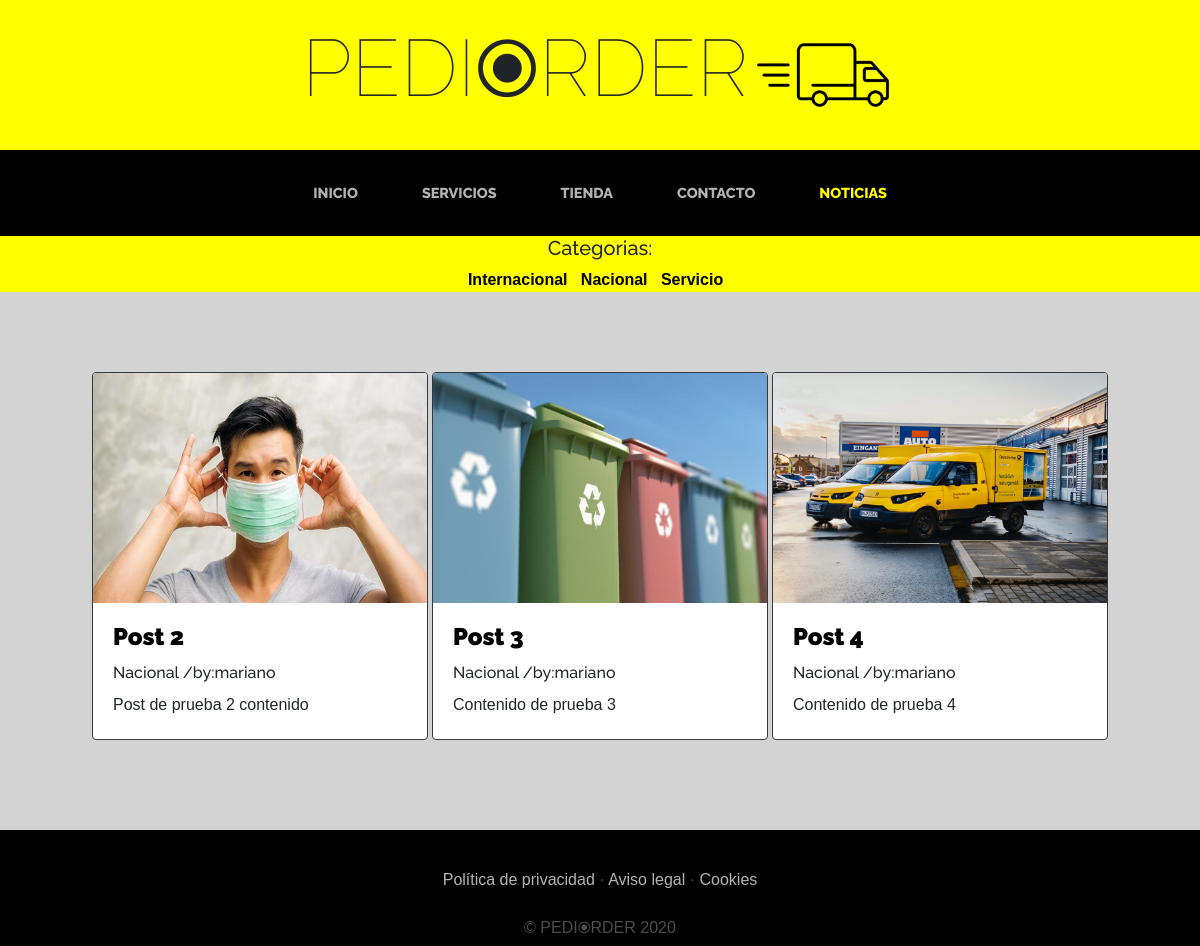
Screenshot of /blog/categoria/2/ with the database file from the repository.
### Blog/models.py (models this page shows, shortened)
class Categoria(models.Model):
    nombre = models.CharField(max_length=50)
    created = models.DateTimeField(auto_now_add=True)
    updated = models.DateTimeField(auto_now_add=True)
    class Meta:
        verbose_name = 'categoria'  # A human-readable name for the object, singular
        verbose_name_plural = 'categorias'

class Post(models.Model):
    titulo = models.CharField(max_length=50)
    contenido = models.CharField(max_length=200)
    imagen = models.ImageField(upload_to='Blog', null=True, blank=True)
    autor = models.ForeignKey(User, on_delete=models.CASCADE)
    categorias = models.ManyToManyField(Categoria)
    created = models.DateTimeField(auto_now_add=True)
    updated = models.DateTimeField(auto_now_add=True)
    class Meta:
        verbose_name = 'post'  # A human-readable name for the object, singular
        verbose_name_plural = 'posts'

### Blog/views.py (the view)
# urls.py: path('categoria/<int:categoria_id>/', views.categoria, name="categoria"),
def categoria(request, categoria_id):
    categorias = Categoria.objects.all()
    categoria = Categoria.objects.get(id=categoria_id)
    posts = Post.objects.filter(categorias=categoria)
    return render(request, "blog/categoria.html", {'categoria':categoria,"categorias": categorias, "posts": posts})

### Blog/templates/blog/categoria.html (shortened to what this page needs)
{% extends "ProyectoWebApp/base.html" %}
{% load static %}
{% block content %}
<head>
</head>
<section>
    <div style="background-color: yellow; text-align: center; margin: auto;">
        <h5>Categorias:</h5>
        {% for categoria in categorias %}
        <a href="{% url 'categoria' categoria.id %}" class="link-blog-cat">
            {{categoria.nombre}} &nbsp;</a>
        {% endfor %}
    </div>
</section>
<div class="section page-section">
    <div class="row justify-content-center">
        {% for post in posts %}
        <div class="card card-news border-dark" style="width: 21rem;">
            <img src="{{post.imagen.url}}" class="card-img-top" width="230" height="230" alt="">
            <div class="card-body">
                <h4 class="card-title"><a href="#" class="post-title">
                        <strong>{{post.titulo}}</strong>
                    </a></h4>
                <h6>
                    {% for categoria in post.categorias.all %}
                    {{categoria.nombre}}
                    {% endfor %}/by:{{post.autor}}</h6>
                <p class="card-text">{{post.contenido}}</p>
            </div>
        </div>
        {% empty %}
        <h1>No hay publicaciones de esa categoria</h1>
        {% endfor %}
    </div>
</div>
{%endblock%}

### ProyectoWebApp/static/ProyectoWebApp/css/style.css (style rules this page uses)
body { font-family: Arial, Helvetica, sans-serif; background-color: lightgrey; }
h1, h2, h3, h4, h5, h6 { font-family: 'Raleway'; }
p { line-height: 1.75; }
.page-section { margin-top: 5rem; margin-bottom: 5rem; }
.card-news { display: inline-block; margin-left: 2px; margin-right: 2px; margin-bottom: 10px; }
.post-title { color: black; font-weight: bold; }
.link-blog-cat { color: black; font-weight: bold; }

### rows the page displays
Categoria: nombre "Internacional"
Categoria: nombre "Nacional"
Categoria: nombre "Servicio"
Post: imagen (picture), titulo "Post 2", autor "mariano", contenido "Post de prueba 2 contenido"
Post: imagen (picture), titulo "Post 3", autor "mariano", contenido "Contenido de prueba 3"
Post: imagen (picture), titulo "Post 4", autor "mariano", contenido "Contenido de prueba 4"
